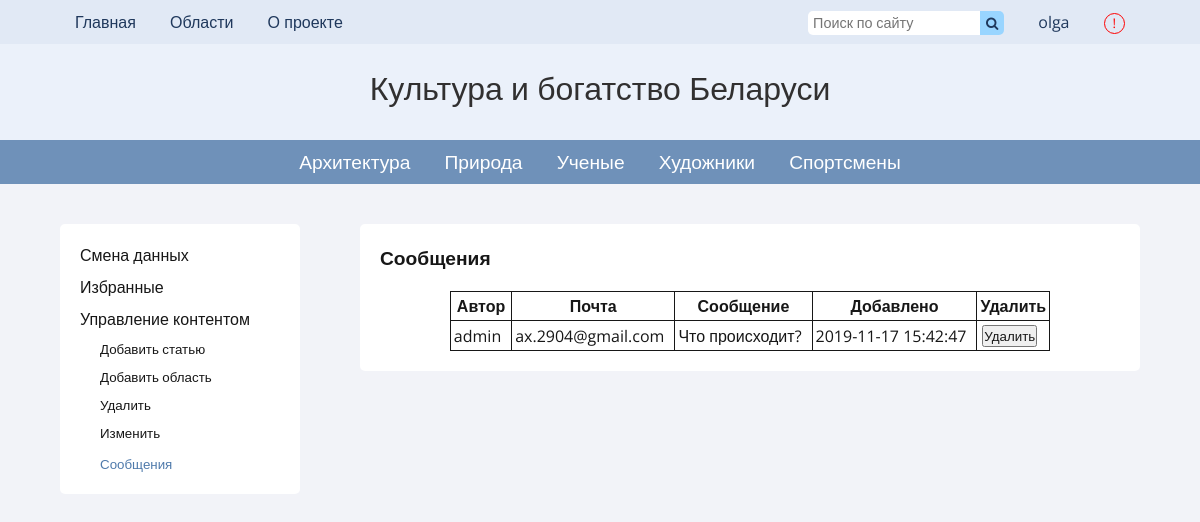
The app's page /pages/complains.php (signed in) with its own data.
### tables this page shows
CREATE TABLE `users` (
  `id` int(11) NOT NULL,
  `name` varchar(20) NOT NULL,
  `password` text NOT NULL,
  `email` varchar(50) NOT NULL,
  `vkey` text NOT NULL,
  `verified` int(2) NOT NULL DEFAULT 0,
  `status` varchar(20) NOT NULL DEFAULT 'member',
  `created` timestamp NOT NULL DEFAULT current_timestamp(),
  `tracked_articles` text DEFAULT NULL
);

CREATE TABLE `categories` (
  `id` int(11) NOT NULL,
  `title` varchar(100) NOT NULL,
  `description` text NOT NULL,
  `last_author` varchar(20) DEFAULT NULL,
  `pubdate` timestamp NOT NULL DEFAULT current_timestamp()
);

CREATE TABLE `complains` (
  `id` int(11) NOT NULL,
  `author` varchar(20) DEFAULT NULL,
  `author_email` varchar(60) DEFAULT NULL,
  `text` text DEFAULT NULL,
  `date` timestamp NOT NULL DEFAULT current_timestamp()
);

### includes/get-user.php (called while the page is built)
<?php
	if (isset($_SESSION['user'])) {
		$user_id = $_SESSION['user'];
		$user = mysqli_query($connection, "SELECT * FROM `users` WHERE `id` = $user_id");
		if (mysqli_num_rows($user) !== false) {
			$user = mysqli_fetch_assoc($user);
			$user_name = $user['name'];
		}
	}

### includes/config.php (called while the page is built, shortened)
<?php
	$params = array(
		'title' => 'Культура и богатство Беларуси'
	);

### pages/complains.php (the view, shortened to what this page needs)
<?php require '../includes/config.php' ?>
<!DOCTYPE html>
<html lang="ru">
<head>
	<?php require '../includes/get-user.php'; if(isset($_SESSION['user']) and @$user['status'] == 'admin' or @$user['status'] == 'editor') { ?>
	<?php include '../includes/common-header.php' ?>
	<link rel="stylesheet" type="text/css" href="../css/users.css">
</head>
<body>
	<?php include '../includes/header.php' ?>
			<aside><?php
				function currentUrl($url)
				{
					if (strpos($_SERVER['REQUEST_URI'], $url) !== false) {
						echo 'current-page';
					}
				}
			include '../includes/user-page-aside.php';
			?></aside>
			<div class="additional"><?php include '../includes/user-page-aside.php'; ?></div>
		<section class="side-section">
			<div class="page_subtitle">
				<span>Сообщения</span>
			</div>
			<?php
				$complains = mysqli_query($connection, "SELECT * FROM `complains` ORDER BY `date`");
				if (mysqli_num_rows($complains) > 0) { ?>
					<table>
						<tr>
							<th>Автор</th>
							<th>Почта</th>
							<th>Сообщение</th>
							<th>Добавлено</th>
							<th>Удалить</th>
						</tr>
					<?php
					while ($complain = mysqli_fetch_assoc($complains)) { ?>
							<tr>
								<td><?php echo $complain['author'] ?></td>
								<td><?php echo $complain['author_email'] ?></td>
								<td><?php echo $complain['text'] ?></td>
								<td><?php echo $complain['date'] ?></td>
								<td>
									<form action="" method="get">
										<button name="delete-complain" type="submit">Удалить</button>
									</form>
								</td>
							</tr>
						<?php }
					echo '</table>';
				}
				else {
					?>
						<div class="page_subtitle">
							<span>Нет сообщений</span>
						</div>
					<?php
				}
		?>
	</section>
</body>
</html>
<?php } ?>

### includes/header.php (shortened to what this page needs)
<?php require '../includes/get-user.php' ?>
<link rel="stylesheet" type="text/css" href="../css/header.css">
<link rel="stylesheet" href="https://cdnjs.cloudflare.com/ajax/libs/font-awesome/4.7.0/css/font-awesome.min.css">
<header>
	<div class="tool-section">
		<div id="tool-content">
			<div id="left">
				<a href="home.php">Главная</a>
				<div class="dropdown">
					<a onclick="showDistricts()">Области</a>
				</div>
				<a href="about.php">О проекте</a>
			</div>
			<div id="right">
				<div class="search-section">
					<form method="get" action="../pages/search-results.php" autocomplete="off">
						<input class="search-input" type="text" placeholder="Поиск по сайту" name="search_key" value="<?php if (isset($key)) {echo $key;} ?>" maxlength="25">
						<button class="search-btn" type="submit"><i class="fa fa-search"></i></button>
					</form>
				</div>
				<?php
					if (!isset($_SESSION['user'])) { ?>
						<a href="login.php">Вход</a>
					<?php }
					else { ?>
						<a href="user.php"><?php echo $user_name  ?></a>
					<?php } ?>
				<button id="complain-button" title="Сообщить о проблеме модераторам" type="button" onclick="fullwindowpopup()"><span id="exclamation-mark">!</span></button>
			</div>
		</div>
	</div>
	<div class="logo">
		<a href="home.php">
		<?php echo $params['title'] ?></a>
	</div>
	<div class="categories-section">
		<ul id="categories-section">
			<?php
				$categories = mysqli_query($connection, "SELECT `title`, `id` FROM `categories` ORDER BY `id` ASC");
				while ($cat = mysqli_fetch_assoc($categories)) {
					$id = $cat['id'];
					?>
					<li <?php cur_page("category.php?cat=" . $id) ?>><a href="category.php?cat=<?php echo $id ?>"><?php echo $cat['title'] ?> </a></li>
			<?php } ?>
		</ul>
	</div>
</header>

### css/main.css (style rules this page uses)
* { margin: 0; padding: 0; font-family: 'Open Sans', sans-serif; color: #171717; box-sizing: border-box; }
body { min-height: 100vh; background-color: #f2f3f8; }
a { text-decoration: none; }
section { overflow: auto; max-width: 100%; padding: 20px; margin: 0 5%; background-color: #fff; border-radius: 5px; }
.side-section { width: 65%; float: right; }
input, textarea { border-radius: 5px; border: 1px solid rgba(79, 122, 171, 0.9); padding: 5px; font-size: 0.9em; max-width: 100%; }
.page_subtitle span { font-size: 1.2em; font-weight: bold; }
.page_subtitle, .centered-page-subtitle { margin-bottom: 20px; }
button { cursor: pointer; }

### css/aside.css (style rules this page uses)
aside { float: left; margin-left: 5%; width: 20%; background-color: #fff; padding: 20px; border-radius: 5px; }
table td { padding-right: 10px; }

### css/users.css (style rules this page uses)
table { margin: 0 auto; max-width: 100%; border-collapse: collapse; }
td, th { word-wrap: break-word; text-align: center; border: 1px solid #171717; padding: 3px; }

### css/header.css (style rules this page uses)
header { width: 100%; margin-bottom: 40px; }
.tool-section, .logo, .categories-section { width: 100%; padding: 0 5% 0 5%; }
.tool-section { text-align: center; font-size: 1em; height: 44px; line-height: 44px; background-color: #e1e9f5; }
.tool-section a, #tool-content a { cursor: pointer; color: #1f385c; margin: 5px 15px 5px 15px; }
.search-section { display: inline-block; margin-right: 15px; }
.logo { word-wrap: break-word; padding-top: 0.7em; text-align: center; font-size: 2em; height: 3em; background-color: #ebf1fa; }
.logo a { cursor: default; color: #313030; }
.categories-section { text-align: center; background-color: rgba(79, 122, 171, 0.8); }
#right { float: right; }
#left { float: left; }
.search-input { border: 0; height: 24px; border-top-right-radius: 0; border-bottom-right-radius: 0; }
.search-btn { border: 0; background-color: #99d5ff; border-top-right-radius: 5px; border-bottom-right-radius: 5px; margin-top: 10.5px; width: 24px; height: 24px; float: right; }
.search-btn i { color: #1f385c; }
#complain-button { margin-left: 15px; margin-right: 15px; width: 1.6em; height: 1.6em; vertical-align: middle; border-radius: 50%; border: 1px solid red; background-color: transparent; }
.dropdown { display: inline-block; }
#exclamation-mark { color: red; display: block; line-height: 1em; }
li { vertical-align: middle; font-size: 1.2em; height: 44px; line-height: 44px; display: inline-block; padding: 0 15px 0 15px; }
li a { color: #fff; }

### records on screen
users: name "olga"
categories: title "Архитектура"
categories: title "Природа"
categories: title "Ученые"
categories: title "Художники"
categories: title "Спортсмены"
complains: author "admin", author_email "ax.2904@gmail.com", text "Что происходит?", date "2019-11-17 15:42:47"

### other values on screen
$params['title'] "Культура и богатство Беларуси"
